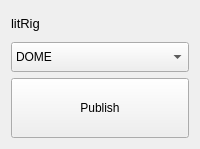
                   <widget class="QWidget" name="stackedPage4">
                    <layout class="QVBoxLayout" name="verticalLayout_7">
                     <item>
                      <widget class="QLabel" name="label_4">
                       <property name="sizePolicy">
                        <sizepolicy hsizetype="Preferred" vsizetype="Preferred">
                         <horstretch>0</horstretch>
                         <verstretch>0</verstretch>
                        </sizepolicy>
                       </property>
                       <property name="minimumSize">
                        <size>
                         <width>0</width>
                         <height>25</height>
                        </size>
                       </property>
                       <property name="font">
                        <font>
                         <pointsize>10</pointsize>
                        </font>
                       </property>
                       <property name="text">
                        <string>litRig</string>
                       </property>
                      </widget>
                     </item>
                     <item>
                      <widget class="QComboBox" name="litRigLodComboBox">
                       <property name="sizePolicy">
                        <sizepolicy hsizetype="Preferred" vsizetype="Fixed">
                         <horstretch>0</horstretch>
                         <verstretch>0</verstretch>
                        </sizepolicy>
                       </property>
                       <property name="minimumSize">
                        <size>
                         <width>0</width>
                         <height>30</height>
                        </size>
                       </property>
                       <property name="font">
                        <font>
                         <pointsize>9</pointsize>
                        </font>
                       </property>
                       <item>
                        <property name="text">
                         <string>DOME</string>
                        </property>
                       </item>
                       <item>
                        <property name="text">
                         <string>SRGB</string>
                        </property>
                       </item>
                       <item>
                        <property name="text">
                         <string>None</string>
                        </property>
                       </item>
                      </widget>
                     </item>
                     <item>
                      <widget class="QPushButton" name="pubLitRigPushButton">
                       <property name="minimumSize">
                        <size>
                         <width>150</width>
                         <height>60</height>
                        </size>
                       </property>
                       <property name="font">
                        <font>
                         <pointsize>9</pointsize>
                        </font>
                       </property>
                       <property name="text">
                        <string>Publish</string>
                       </property>
                      </widget>
                     </item>
                    </layout>
                   </widget>
